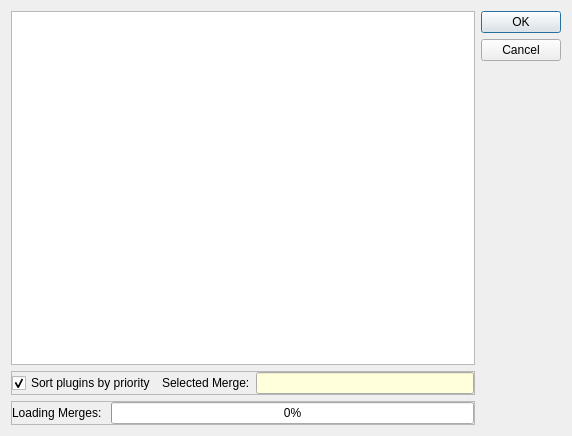
<?xml version="1.0" encoding="UTF-8"?>
<ui version="4.0">
 <class>MergeSelectDialog</class>
 <widget class="QDialog" name="MergeSelectDialog">
  <property name="geometry">
   <rect>
    <x>0</x>
    <y>0</y>
    <width>572</width>
    <height>436</height>
   </rect>
  </property>
  <property name="windowTitle">
   <string>Dialog</string>
  </property>
  <layout class="QGridLayout" name="gridLayout">
   <item row="0" column="0">
    <widget class="QTreeView" name="mergeView"/>
   </item>
   <item row="0" column="1">
    <widget class="QDialogButtonBox" name="buttonBox">
     <property name="orientation">
      <enum>Qt::Vertical</enum>
     </property>
     <property name="standardButtons">
      <set>QDialogButtonBox::Cancel|QDialogButtonBox::Ok</set>
     </property>
    </widget>
   </item>
   <item row="1" column="0">
    <widget class="QFrame" name="frame">
     <property name="frameShape">
      <enum>QFrame::StyledPanel</enum>
     </property>
     <property name="frameShadow">
      <enum>QFrame::Raised</enum>
     </property>
     <layout class="QHBoxLayout" name="horizontalLayout_2">
      <property name="spacing">
       <number>6</number>
      </property>
      <property name="leftMargin">
       <number>0</number>
      </property>
      <property name="topMargin">
       <number>0</number>
      </property>
      <property name="rightMargin">
       <number>0</number>
      </property>
      <property name="bottomMargin">
       <number>0</number>
      </property>
      <item>
       <widget class="QCheckBox" name="sortByPriority">
        <property name="text">
         <string>Sort plugins by priority</string>
        </property>
        <property name="checked">
         <bool>true</bool>
        </property>
       </widget>
      </item>
      <item>
       <layout class="QFormLayout" name="formLayout">
        <item row="0" column="1">
         <widget class="QLineEdit" name="selectedMerge">
          <property name="palette">
           <palette>
            <active>
             <colorrole role="Base">
              <brush brushstyle="SolidPattern">
               <color alpha="255">
                <red>255</red>
                <green>255</green>
                <blue>220</blue>
               </color>
              </brush>
             </colorrole>
            </active>
            <inactive>
             <colorrole role="Base">
              <brush brushstyle="SolidPattern">
               <color alpha="255">
                <red>255</red>
                <green>255</green>
                <blue>220</blue>
               </color>
              </brush>
             </colorrole>
            </inactive>
            <disabled>
             <colorrole role="Base">
              <brush brushstyle="SolidPattern">
               <color alpha="255">
                <red>240</red>
                <green>240</green>
                <blue>240</blue>
               </color>
              </brush>
             </colorrole>
            </disabled>
           </palette>
          </property>
          <property name="readOnly">
           <bool>true</bool>
          </property>
         </widget>
        </item>
        <item row="0" column="0">
         <widget class="QLabel" name="label">
          <property name="text">
           <string>Selected Merge:</string>
          </property>
          <property name="buddy">
           <cstring>selectedMerge</cstring>
          </property>
         </widget>
        </item>
       </layout>
      </item>
     </layout>
    </widget>
   </item>
   <item row="2" column="0">
    <widget class="QFrame" name="progressFrame">
     <property name="frameShape">
      <enum>QFrame::StyledPanel</enum>
     </property>
     <property name="frameShadow">
      <enum>QFrame::Raised</enum>
     </property>
     <layout class="QHBoxLayout" name="horizontalLayout">
      <property name="spacing">
       <number>6</number>
      </property>
      <property name="leftMargin">
       <number>0</number>
      </property>
      <property name="topMargin">
       <number>0</number>
      </property>
      <property name="rightMargin">
       <number>0</number>
      </property>
      <property name="bottomMargin">
       <number>0</number>
      </property>
      <item>
       <layout class="QFormLayout" name="progressLayout">
        <item row="0" column="0">
         <widget class="QLabel" name="progressLabel">
          <property name="text">
           <string>Loading Merges: </string>
          </property>
          <property name="buddy">
           <cstring>progressBar</cstring>
          </property>
         </widget>
        </item>
        <item row="0" column="1">
         <widget class="QProgressBar" name="progressBar">
          <property name="value">
           <number>0</number>
          </property>
         </widget>
        </item>
       </layout>
      </item>
     </layout>
    </widget>
   </item>
  </layout>
 </widget>
 <resources/>
 <connections>
  <connection>
   <sender>buttonBox</sender>
   <signal>accepted()</signal>
   <receiver>MergeSelectDialog</receiver>
   <slot>accept()</slot>
   <hints>
    <hint type="sourcelabel">
     <x>248</x>
     <y>254</y>
    </hint>
    <hint type="destinationlabel">
     <x>157</x>
     <y>274</y>
    </hint>
   </hints>
  </connection>
  <connection>
   <sender>buttonBox</sender>
   <signal>rejected()</signal>
   <receiver>MergeSelectDialog</receiver>
   <slot>reject()</slot>
   <hints>
    <hint type="sourcelabel">
     <x>316</x>
     <y>260</y>
    </hint>
    <hint type="destinationlabel">
     <x>286</x>
     <y>274</y>
    </hint>
   </hints>
  </connection>
 </connections>
</ui>
